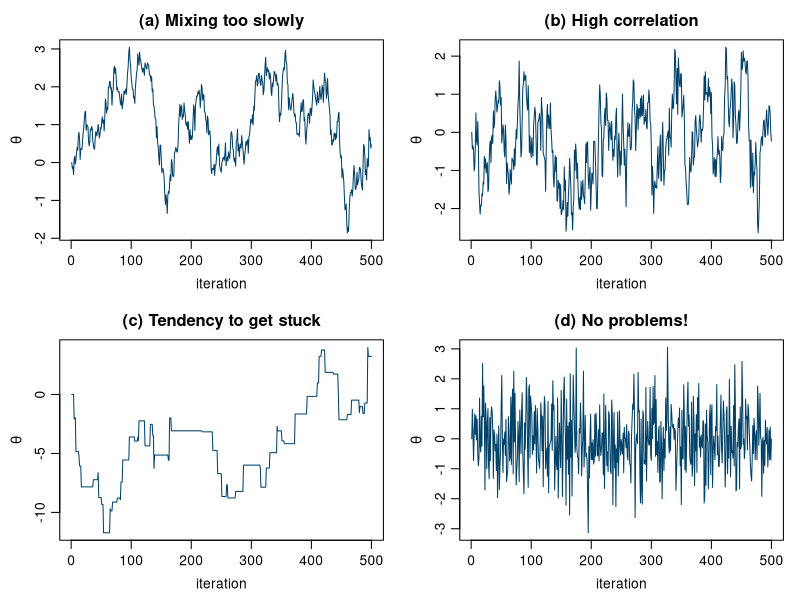
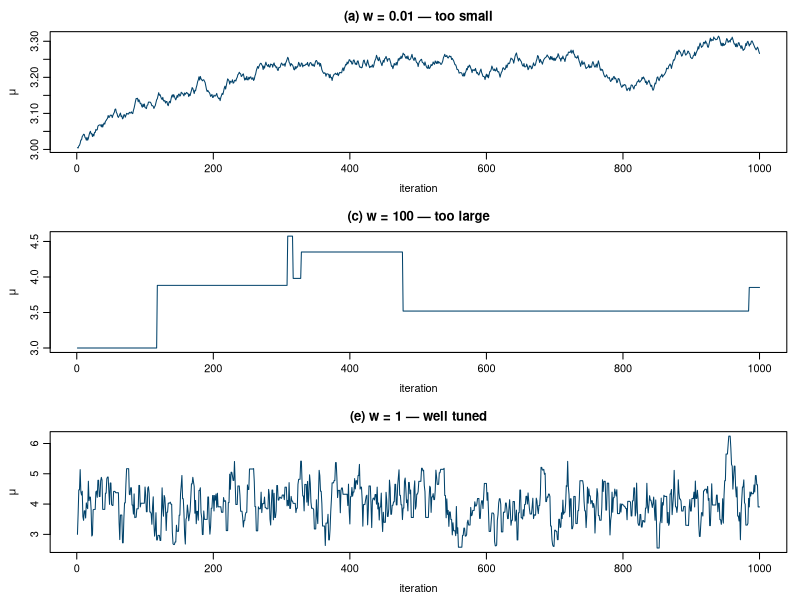

Generate these figures, in order, with R:
## ---- chunk 1
knitr::opts_chunk$set(echo = TRUE, fig.align = "center")
## ---- chunk 2
set.seed(1)
N <- 500

# helper: simulate an AR(1) chain  x_t = phi * x_{t-1} + noise
ar1 <- function(N, phi, sd = 1) {
  x <- numeric(N)
  for (i in 2:N) x[i] <- phi * x[i - 1] + rnorm(1, 0, sd)
  x
}

# (a) mixing too slowly: extremely persistent -> long, slow waves that
#     have not explored the whole space within N iterations
slow <- ar1(N, phi = 0.995, sd = 0.25)

# (b) high correlation: stationary but very smooth, "snake-like"
hicorr <- ar1(N, phi = 0.9, sd = 0.5)

# (c) gets stuck: random-walk proposals accepted only ~12% of the time,
#     so the chain holds the same value for long stretches
stuck <- numeric(N)
for (i in 2:N) {
  prop <- stuck[i - 1] + rnorm(1, 0, 1.5)
  stuck[i] <- if (runif(1) < 0.12) prop else stuck[i - 1]
}

# (d) no problems: near-independent draws -> dense "hairy caterpillar"
healthy <- ar1(N, phi = 0.05, sd = 1)

par(mfrow = c(2, 2), mar = c(3.6, 3.6, 2.4, 1), mgp = c(2.1, 0.7, 0))
plot(slow,    type = "l", col = "#01426A", main = "(a) Mixing too slowly",
     xlab = "iteration", ylab = expression(theta))
plot(hicorr,  type = "l", col = "#01426A", main = "(b) High correlation",
     xlab = "iteration", ylab = expression(theta))
plot(stuck,   type = "l", col = "#01426A", main = "(c) Tendency to get stuck",
     xlab = "iteration", ylab = expression(theta))
plot(healthy, type = "l", col = "#01426A", main = "(d) No problems!",
     xlab = "iteration", ylab = expression(theta))
## ---- chunk 3
K <- 100
data.frame(
  parameters = c(1, 2, 3, 5, 10),
  grid_points = sprintf("%.0e", K^c(1, 2, 3, 5, 10))
)
## ---- chunk 4
one_mh_iteration <- function(w, current) {
  # STEP 1: propose the next location from Unif(current - w, current + w)
  proposal <- runif(1, min = current - w, max = current + w)
  # STEP 2: decide whether to move there
  proposal_plaus <- dnorm(proposal, 0, 1) * dnorm(6.25, proposal, 0.75)
  current_plaus  <- dnorm(current, 0, 1) * dnorm(6.25, current, 0.75)
  alpha <- min(1, proposal_plaus / current_plaus)
  next_stop <- sample(c(proposal, current), size = 1, prob = c(alpha, 1 - alpha))
  data.frame(proposal, alpha, next_stop)
}

mh_tour <- function(N, w) {
  current <- 3
  mu <- rep(0, N)
  for (i in 1:N) {
    sim <- one_mh_iteration(w = w, current = current)
    mu[i] <- sim$next_stop
    current <- sim$next_stop
  }
  data.frame(iteration = 1:N, mu)
}

set.seed(84735)
tour_small <- mh_tour(N = 1000, w = 0.01)   # (a) very small w
tour_big   <- mh_tour(N = 1000, w = 100)    # (c) very large w
tour_good  <- mh_tour(N = 1000, w = 1)      # (e) well-tuned w
## ---- chunk 5
par(mfrow = c(3, 1), mar = c(3.6, 3.8, 2.4, 1), mgp = c(2.2, 0.7, 0))
plot(tour_small, type = "l", col = "#01426A",
     main = "(a) w = 0.01 — too small", xlab = "iteration", ylab = expression(mu))
plot(tour_big, type = "l", col = "#01426A",
     main = "(c) w = 100 — too large", xlab = "iteration", ylab = expression(mu))
plot(tour_good, type = "l", col = "#01426A",
     main = "(e) w = 1 — well tuned", xlab = "iteration", ylab = expression(mu))
## ---- chunk 6
for (w in c(0.01, 0.5, 1, 3)) {
  set.seed(1)
  cat(sprintf("one_mh_iteration(w = %s, current = 3):\n", w))
  print(round(one_mh_iteration(w = w, current = 3), 5))
  cat("\n")
}
